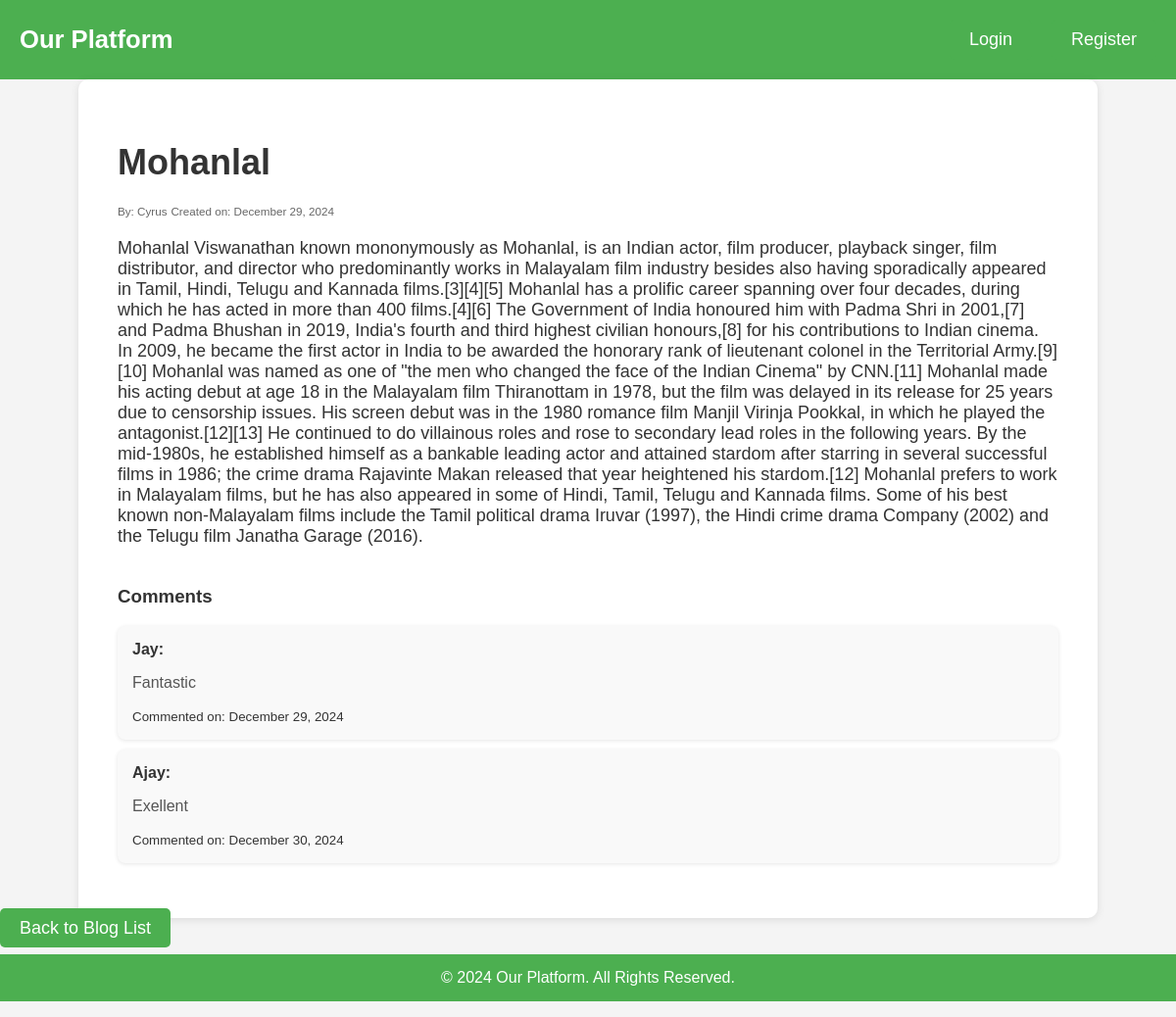
The app's page /blog/2/ with its own data.
### app1/models.py (models this page shows, shortened)
class Post(models.Model):
    user = models.ForeignKey(User, on_delete=models.CASCADE, related_name='posts')
    title = models.CharField(max_length=255)
    content = models.TextField()
    image = models.ImageField(upload_to='post_images/', null=True, blank=True)
    created_at = models.DateTimeField(auto_now_add=True)
    class Meta:
        ordering = ['-created_at']

class CustomUser(AbstractUser):
    age = models.PositiveIntegerField(default=18)
    dob = models.DateField(null=True, blank=True)  # Make dob optional
    location = models.CharField(max_length=255)
    image = models.ImageField(upload_to='profile_images/', null=True, blank=True)
    groups = models.ManyToManyField(
        'auth.Group',
        related_name='customuser_set',
        blank=True,
        help_text='The groups this user belongs to.'
    )
    user_permissions = models.ManyToManyField(
        'auth.Permission',
        related_name='customuser_set',
        blank=True,
        help_text='Specific permissions for this user.'
    )

class Comment(models.Model):
    post = models.ForeignKey(Post, on_delete=models.CASCADE, related_name='comments')
    user = models.ForeignKey(User, on_delete=models.CASCADE)
    cmtcontent = models.TextField()
    created_at = models.DateTimeField(auto_now_add=True)
    class Meta:
        ordering = ['created_at']

### app1/views.py (the view)
# urls.py: path('blog/<int:blog_id>/', blog_detail, name='blog_detail'),
def blog_detail(request, blog_id):
    post = get_object_or_404(Post, id=blog_id)
    context = {
        'blog': post
    }
    return render(request, 'blog_detail.html', context)

### templates/blog_detail.html (shortened to what this page needs)
{% extends 'base.html' %}
{% block content %}
    <div class="blog-detail-container" data-blog-id="{{ blog.id }}">
        <h1 class="blog-title">{{ blog.title }}</h1>
        <div class="blog-header">
            <small class="author">By: {{ blog.user.username }}</small>
            <small class="date">Created on: {{ blog.created_at|date:"F d, Y" }}</small>
        </div>
        <div class="blog-content">
            <p>{{ blog.content }}</p>
        </div>
        <div class="comments-section">
            <h3>Comments</h3>
            {% if blog.comments.all %}
                <ul class="comment-list" id="comment-list">
                    {% for comment in blog.comments.all %}
                        <li class="comment-item" id="comment-{{ comment.id }}">
                            <strong>{{ comment.user.username }}:</strong>
                            <p>{{ comment.cmtcontent }}</p>
                            <small>Commented on: {{ comment.created_at|date:"F d, Y" }}</small>
                        </li>
                    {% endfor %}
                </ul>
            {% else %}
                <p>No comments yet. Be the first to comment!</p>
            {% endif %}
        </div>
    </div>
    <div class="cta-container">
        <a href="{% url 'landing' %}" class="cta-button">Back to Blog List</a>
    </div>
{% endblock %}

### templates/base.html (shortened to what this page needs)
<!DOCTYPE html>
<html lang="en">
<head>
</head>
<body>
    <header>
        <nav>
            <div class="logo">
                <a href="{% url 'home' %}" style="color: white; text-decoration: none;">Our Platform</a>
            </div>
            {% if user.is_authenticated %}
                <div class="nav-auth">
                    <p>Hello, {{ user.username }}!</p>
                    <a href="{% url 'user_blogs' %}" class="cta-button">My Blogs</a>
                    <form method="POST" action="{% url 'logout' %}">
                        {% csrf_token %}
                        <button type="submit" class="logout-button">Logout</button>
                    </form>
                </div>
            {% else %}
                <div class="cta-buttons">
                    <a href="{% url 'login' %}" class="cta-button">Login</a>
                    <a href="{% url 'register' %}" class="cta-button">Register</a>
                </div>
            {% endif %}
        </nav>
    </header>
    {% block content %}{% endblock %}
    <footer>
        <p style="text-align: center; padding: 15px; background-color: #4CAF50; color: white;">
            &copy; 2024 Our Platform. All Rights Reserved.
        </p>
    </footer>
</body>
</html>

### templates/base.html (style rules this page uses)
body { font-family: Arial, sans-serif; margin: 0; padding: 0; background-color: #f4f4f4; color: #333; }
header { background-color: #4CAF50; color: white; padding: 20px 0; text-align: center; }
nav { display: flex; justify-content: space-between; align-items: center; max-width: 1200px; margin: 0 auto; padding: 0 20px; }
.logo { font-size: 1.6em; font-weight: bold; color: white; }
.cta-buttons { display: flex; gap: 20px; }
.cta-button { padding: 10px 20px; font-size: 1em; color: white; background-color: #4CAF50; border: none; border-radius: 5px; cursor: pointer; text-decoration: none; }

### templates/blog_detail.html (style rules this page uses)
.blog-detail-container { width: 80%; margin: 0 auto; padding: 40px; background-color: #fff; border-radius: 10px; box-shadow: 0 2px 8px rgba(0, 0, 0, 0.1); }
.blog-title { font-size: 36px; margin-bottom: 20px; color: #333; }
.blog-header { font-size: 14px; color: #666; margin-bottom: 20px; }
.blog-content { font-size: 18px; color: #333; margin-bottom: 30px; }
.comments-section { margin-top: 40px; }
.comment-list { list-style-type: none; padding: 0; }
.comment-item { background-color: #f9f9f9; padding: 15px; margin-bottom: 10px; border-radius: 8px; box-shadow: 0 1px 4px rgba(0, 0, 0, 0.1); }
.comment-item p { font-size: 16px; color: #555; }
.cta-button { font-size: 18px; background-color: #4CAF50; color: white; padding: 10px 20px; text-decoration: none; border-radius: 5px; transition: background-color 0.3s; }

### records on screen
Post: title "Mohanlal", user.username "Cyrus", created_at "December 29, 2024", content "Mohanlal Viswanathan known mononymously as Mohanlal, is an Indian actor, film producer, playback singer, film distributor, and director who predominantly works in Malayalam film industry besides also having sporadically appeared in Tamil, Hindi, Telugu and Kannada films.[3][4][5] Mohanlal has a prolific career spanning over four decades, during which he has acted in more than 400 films.[4][6] The Government of India honoured him with Padma Shri in 2001,[7] and Padma Bhushan in 2019, India's fourth and third highest civilian honours,[8] for his contributions to Indian cinema. In 2009, he became the first actor in India to be awarded the honorary rank of lieutenant colonel in the Territorial…"
Comment: user.username "Jay", cmtcontent "Fantastic", created_at "December 29, 2024"
Comment: user.username "Ajay", cmtcontent "Exellent", created_at "December 30, 2024"
